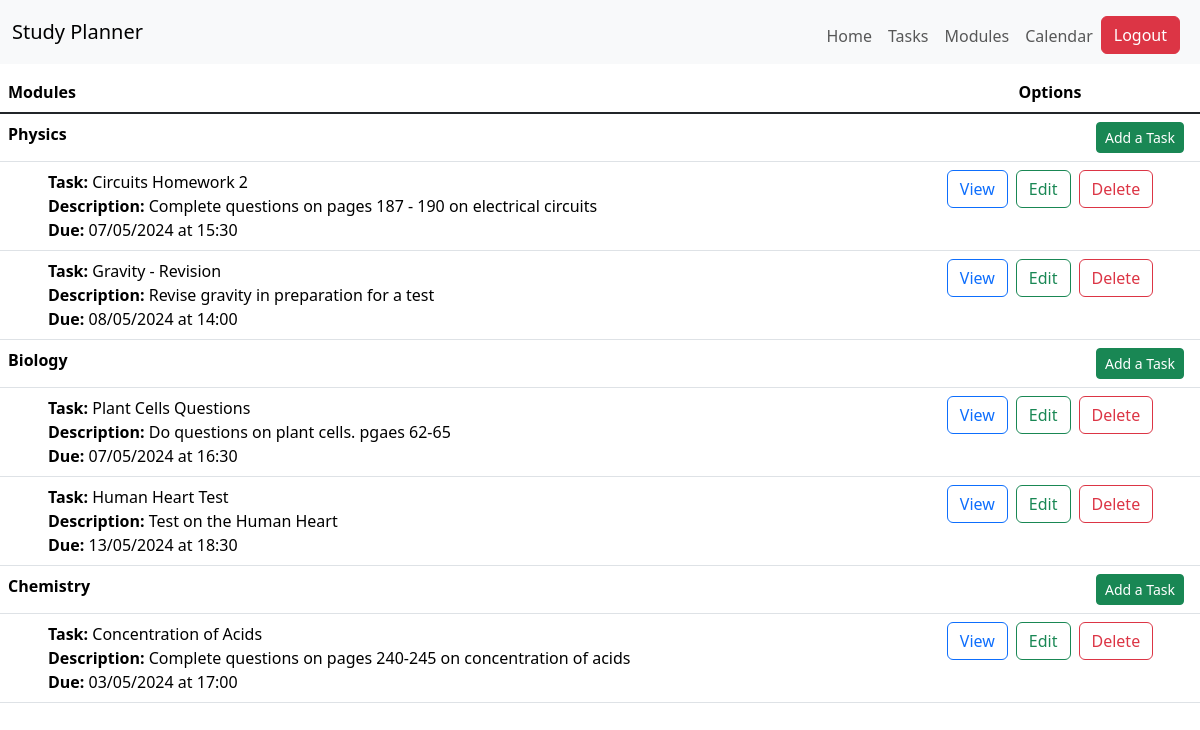
The page /tasks (signed in) on the database its author committed.
### StudyPlanner/models.py (models this page shows)
class Module(db.Model):
    id = db.Column(db.Integer, primary_key=True)
    user = db.Column(db.Integer, db.ForeignKey('user.id'))
    creation_date = db.Column(db.DateTime, default= datetime.datetime.now(datetime.UTC))
    name = db.Column(db.String(100), nullable=False)
    colour = db.Column(db.String(7), nullable=False)
    tasks = db.relationship('Task', backref='module_tasks', primaryjoin="Module.id==Task.module", cascade="all, delete, delete-orphan")
    events = db.relationship('Event', backref='module_events', primaryjoin="Module.id==Event.module", cascade="all, delete, delete-orphan")

class Task(db.Model):
    id = db.Column(db.Integer, primary_key=True)
    user = db.Column(db.Integer, db.ForeignKey('user.id'))
    module = db.Column(db.Integer, db.ForeignKey('module.id', ondelete="CASCADE"))
    event = db.Column(db.Integer, db.ForeignKey('event.id', ondelete="CASCADE"))
    name = db.Column(db.String(100), nullable=False)
    description = db.Column(db.String(256), nullable=False)
    creation_date = db.Column(db.DateTime, default= datetime.datetime.now(datetime.UTC))
    due_date = db.Column(db.DateTime, nullable=False)
    events = db.relationship('Event', backref='events', primaryjoin="Task.id==Event.task", post_update=True,  cascade='save-update, merge, delete, delete-orphan')

### StudyPlanner/core.py (the view)
@bp.route("/tasks")
@login_required
def tasksPage():
    user = current_user
    modules = user.modules
    return render_template("core/tasks.html", user=user, modules=modules)

### StudyPlanner/__init__.py (called while the page is built)
def create_app():
    app = Flask(__name__)
    app.config['SECRET_KEY'] = 'd71da3aa16a41e7005859041a8063229c1e84514118c8a41b0a03438225499e6'
    app.config['SQLALCHEMY_DATABASE_URI'] = 'sqlite:///db.sqlite'
    db.init_app(app)
    with app.app_context():
        db.create_all()
    from StudyPlanner import auth, core
    app.register_blueprint(auth.bp)
    app.register_blueprint(core.bp)
    login_manager = LoginManager()
    login_manager.login_view = 'auth.login'
    login_manager.init_app(app)
    @login_manager.user_loader
    def load_user(user_id):
        return User.query.get(int(user_id))
    return app

### StudyPlanner/core.py (called while the page is built)
@bp.app_template_filter('date_filter') # filters out the date
def date_filter(date):
    date = str(date)
    return date[10:16]

@bp.app_template_filter('time_filter') # filters out the time
def time_filter(date):
    date = str(date)
    date = date[8:10] + "/" + date[5:7] + "/" + date[0:4]
    return date[:10]

### StudyPlanner/templates/core/tasks.html (shortened to what this page needs)
{% extends "base.html" %}
{% block content %}
<table class="vw-100 table fixed-table-body mt-2">
    <thead>
        <tr>
            <th style="width: 75%;">Modules</th>
            <th colspan="2" class="text-center">Options</th>
        </tr>
    </thead>
    <tbody class="table-group-divider">
        {% for module in modules %}
            <tr>
                <th colspan="2">{{ module.name}}</th>
                <th class="text-end">
                    <div class="d-none d-md-block">
                        <a href="{{ url_for('core.addTask', module_id=module.id ) }}" type="button" class="btn btn-sm btn-success me-2">
                            Add a Task
                        </a>
                    </div>
                </th>
            </tr>
            {% for task in module.tasks %}
            <tr>
                <td class="ps-5"><strong>Task:</strong> {{ task.name }} <br> <strong>Description:</strong> {{ task.description }} <br> <strong>Due:</strong> {{ task.due_date | time_filter }} at {{ task.due_date | date_filter }}</td>
                <td colspan="2">
                    <div class="d-none d-lg-flex align-items-center justify-content-center">
                        <a href="#" class="btn btn-outline-primary mx-1">
                            View
                        </a>
                        <a class="btn btn-outline-success mx-1" href="{{ url_for('core.editTask', id=task.id, author=task.user) }}">
                            Edit
                        </a>
                        <a class="btn btn-outline-danger mx-1" href="{{ url_for('core.deleteTask', id=task.id, author=task.user) }}">
                            Delete
                        </a>
                    </div>
                </td>
            </tr>
            {% endfor %}
        {% endfor %}
    </tbody>
</table>
{% endblock %}

### StudyPlanner/templates/base.html (shortened to what this page needs)
<!doctype html>
<html lang="en">
  <head>
    <link href="https://cdn.jsdelivr.net/npm/bootstrap@5.3.3/dist/css/bootstrap.min.css" rel="stylesheet">
    <link rel="stylesheet" href="https://cdn.jsdelivr.net/npm/bootstrap-icons@1.11.3/font/bootstrap-icons.min.css">
    <nav class="navbar navbar-expand-lg bg-body-tertiary">
        <div class="container-fluid">
          <a class="navbar-brand" href="/">Study Planner</a>
          <div class="collapse navbar-collapse mt-2" id="navbarNavAltMarkup">
            <div class="navbar-nav ms-auto me-2">
              {% if current_user.is_authenticated %}
              <a class="nav-link" aria-current="page" href="/">Home</a>
              <a class="nav-link" href="{{ url_for('core.tasksPage')}}">Tasks</a>
              <a class="nav-link" href="{{ url_for('core.modulesPage')}}">Modules</a>
              <a class="nav-link" href="{{ url_for('core.calendarPage')}}">Calendar</a>
              <div>
                <a class="btn btn-danger" href="{{ url_for('auth.logout')}}">Logout</a>
              </div>
              {% endif %}
            </div>
          </div>
        </div>
      </nav>
  </head>
  <body style="height: 100vh;">
    {% block content %}
    {% endblock %}
  </body>
</html>

### rows shown on the page
Module: name "Physics"
Task: name "Circuits Homework 2", description "Complete questions on pages 187 - 190 on electrical circuits", due_date "07/05/2024", due_date "15:30"
Task: name "Gravity - Revision", description "Revise gravity in preparation for a test", due_date "08/05/2024", due_date "14:00"
Module: name "Biology"
Task: name "Plant Cells Questions", description "Do questions on plant cells. pgaes 62-65", due_date "07/05/2024", due_date "16:30"
Task: name "Human Heart Test", description "Test on the Human Heart", due_date "13/05/2024", due_date "18:30"
Module: name "Chemistry"
Task: name "Concentration of Acids", description "Complete questions on pages 240-245 on concentration of acids", due_date "03/05/2024", due_date "17:00"
